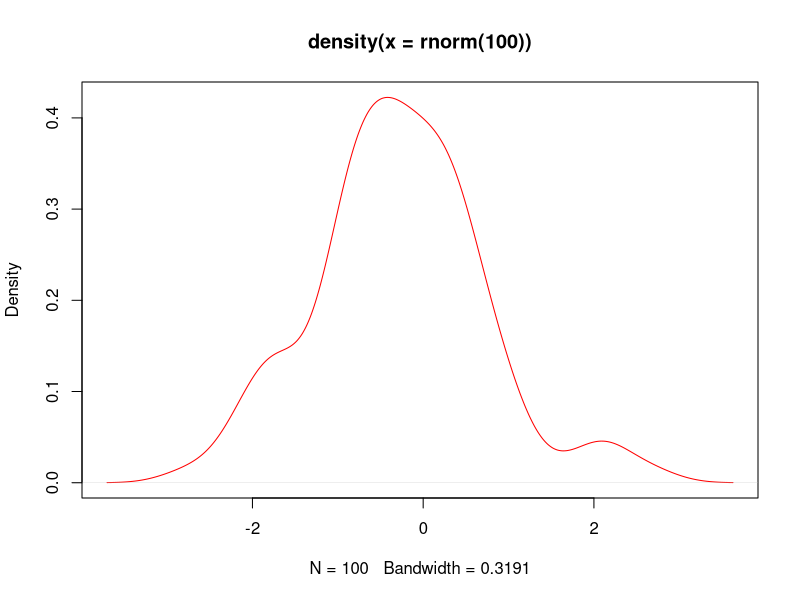
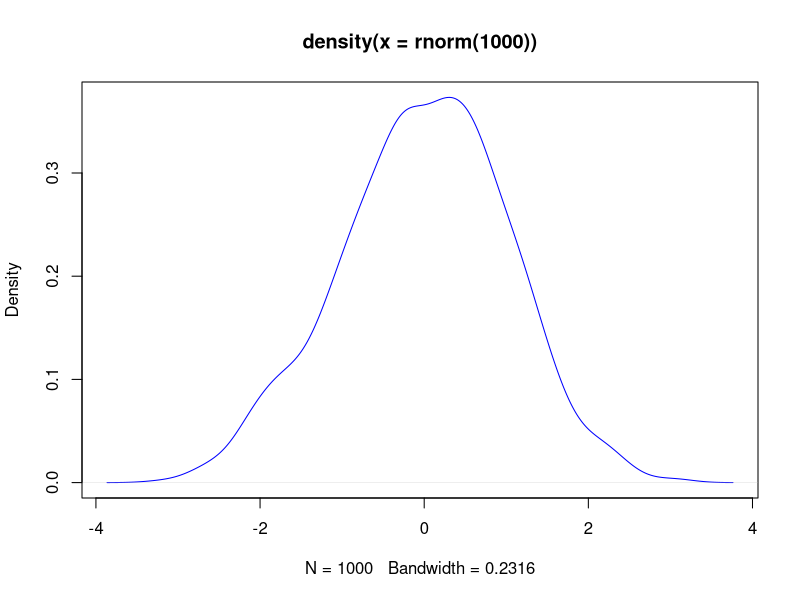

Recreate these plots in R, in order.
#Графическая подсистема. Ядерные плотности вероятностей нормального распределения (?)
plot(density(rnorm(100)),col="red")
plot(density(rnorm(1000)),col="blue")
#Способы задания переменной значения
x=5
x<-5
assign("x",5)
x
#Команды и базовые функции function c()
x<-c(1,3,6,7)
#Типы векторов
char<-c("8","edge","turn8k");
logic<-c(TRUE,FALSE,TRUE,FALSE)
#Динамическая типизация
dynam<-c(8,"dds", TRUE)
dynam<-c(1,0,1,1,TRUE)
dynam
#Функции x=function(arg1,arg2...)
##позиционные
log(x,10)
##именные
log(base=10,x)
#Логические операции
x=10
x<5
x>5
x==10
#Математические операции
x^10
x=10/(5-5)
x
#Правила повтора векторов
x<-c(2,4,5,3,-4,0)
x*5
y<-c(5,3)
x*y
z<-c(1,2,3,4)
x*z
##Измерение длины вектора
length(x)
#Больше базовых функций
x<-c(3,4,6,-7,8)
mean = sum(x)/ length(x)
mean
#Последовательности
x=2:10
y=5:1
z=-5:10
w=-5:-10
x
y
z
w
#Последовательности seq (from=,to=,by=)
z=seq(2,5,.5)
x=seq(3,9.1,.1)
y=seq(9,3,-.2)
length(x)
length(y)
x*y
#Последовательности rep(x, times=)
x=c("A","B","C")
rep(x,4)
#Логические вектора mode(x)
x<-1:10
y<-x<=-5
mode(x)
mode(y)
mode(mode(x))
#Индексация векторов
x=1:20
x[2]
x[0]
x[5:9]
x[c(3,7,8,9,20)]
x[-19]
x[-(1:6)]
x[x>10]
x[TRUE]
y=c(TRUE,FALSE)
x[y]
#Добавление элементов к вектору
vector<-c()
v2<-c(TRUE,FALSE,TRUE,TRUE,FALSE,TRUE)
vector=c(v2,vector);
vector=c(F,vector);
x=1:3
x=c(5,x)
x
#Имена элементов векторов
x=1:5
names(x)
names(x)<-c("Первый","Второй","Третий","Четвертый","Первый")
names(x)
x["Первый"]
# Свойства векторов 
log(3) == log(3, base=exp(1))
x=seq(5,100,.1)
x[length(x)]
#Функции sort и order
x<-c(-10,2,78,34,-98,23,0,-8)
order(x)
sort(x)
sort(x) == x[order(x)]
log(exp(1))